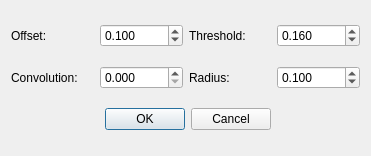
<?xml version="1.0" encoding="UTF-8"?>
<ui version="4.0">
 <class>VCMFeaturesDetectionDialog</class>
 <widget class="QDialog" name="VCMFeaturesDetectionDialog">
  <property name="geometry">
   <rect>
    <x>0</x>
    <y>0</y>
    <width>371</width>
    <height>156</height>
   </rect>
  </property>
  <property name="windowTitle">
   <string>Normal estimation</string>
  </property>
  <layout class="QGridLayout">
   <item row="0" column="3">
    <widget class="QDoubleSpinBox" name="m_inputFeaturesThreshold">
     <property name="decimals">
      <number>3</number>
     </property>
     <property name="singleStep">
      <double>0.020000000000000</double>
     </property>
     <property name="value">
      <double>0.160000000000000</double>
     </property>
    </widget>
   </item>
   <item row="0" column="2">
    <widget class="QLabel" name="label_3">
     <property name="text">
      <string>Threshold:</string>
     </property>
    </widget>
   </item>
   <item row="1" column="1">
    <widget class="QDoubleSpinBox" name="m_inputConvolveRadius">
     <property name="decimals">
      <number>3</number>
     </property>
     <property name="singleStep">
      <double>0.050000000000000</double>
     </property>
    </widget>
   </item>
   <item row="0" column="0">
    <widget class="QLabel" name="label">
     <property name="text">
      <string>Offset:</string>
     </property>
    </widget>
   </item>
   <item row="1" column="0">
    <widget class="QLabel" name="label_2">
     <property name="text">
      <string>Convolution:</string>
     </property>
    </widget>
   </item>
   <item row="5" column="1" colspan="2">
    <widget class="QDialogButtonBox" name="buttonBox">
     <property name="orientation">
      <enum>Qt::Horizontal</enum>
     </property>
     <property name="standardButtons">
      <set>QDialogButtonBox::Cancel|QDialogButtonBox::Ok</set>
     </property>
    </widget>
   </item>
   <item row="0" column="1">
    <widget class="QDoubleSpinBox" name="m_inputOffsetRadius">
     <property name="decimals">
      <number>3</number>
     </property>
     <property name="singleStep">
      <double>0.050000000000000</double>
     </property>
     <property name="value">
      <double>0.100000000000000</double>
     </property>
    </widget>
   </item>
   <item row="1" column="3">
    <widget class="QDoubleSpinBox" name="m_inputEdgeRadius">
     <property name="decimals">
      <number>3</number>
     </property>
     <property name="singleStep">
      <double>0.050000000000000</double>
     </property>
     <property name="value">
      <double>0.100000000000000</double>
     </property>
    </widget>
   </item>
   <item row="1" column="2">
    <widget class="QLabel" name="label_4">
     <property name="text">
      <string>Radius:</string>
     </property>
    </widget>
   </item>
  </layout>
 </widget>
 <resources/>
 <connections>
  <connection>
   <sender>buttonBox</sender>
   <signal>accepted()</signal>
   <receiver>VCMFeaturesDetectionDialog</receiver>
   <slot>accept()</slot>
   <hints>
    <hint type="sourcelabel">
     <x>248</x>
     <y>254</y>
    </hint>
    <hint type="destinationlabel">
     <x>157</x>
     <y>274</y>
    </hint>
   </hints>
  </connection>
  <connection>
   <sender>buttonBox</sender>
   <signal>rejected()</signal>
   <receiver>VCMFeaturesDetectionDialog</receiver>
   <slot>reject()</slot>
   <hints>
    <hint type="sourcelabel">
     <x>316</x>
     <y>260</y>
    </hint>
    <hint type="destinationlabel">
     <x>286</x>
     <y>274</y>
    </hint>
   </hints>
  </connection>
 </connections>
</ui>
